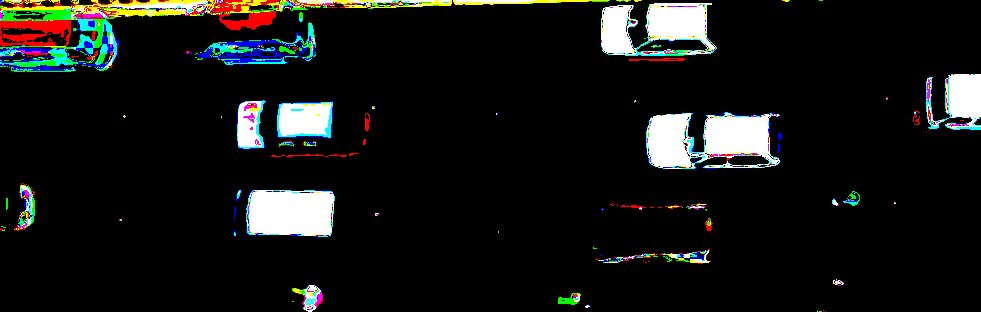
#> input picture ERODE4.png, 981 x 312 px
$ python objectsize.py
#> lines starting #> are read from the running program, lines starting #| are printed output that depends on the picture; after the words box and inside, x2 and y2 are one past the last pixel; in counts of white or black regions, pixels touching at a corner belong together
import numpy as np
import cv2
#import imutils

def midpoint(ptA, ptB):
	return ((ptA[0] + ptB[0]) * 0.5, (ptA[1] + ptB[1]) * 0.5)
image = cv2.imread('ERODE4.png',0)
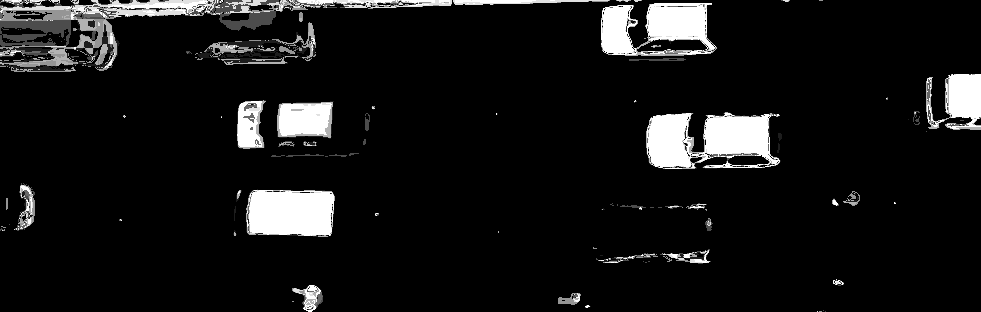
#> image: shape (312, 981); min 0, max 255, mean 21.6
#---- removing the noise
#Gimg  = cv2.GaussianBlur(image,(7,7),0)
#image = cv2.erode(image,None,iterations=1)
image = cv2.dilate(image,None,iterations=1)
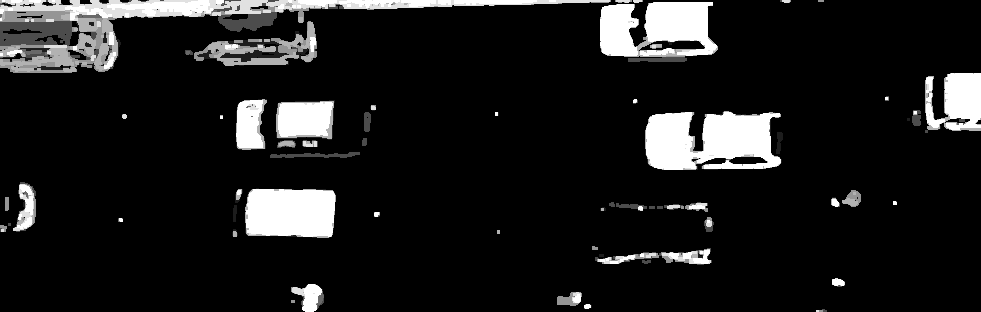
#> image: shape (312, 981); min 0, max 255, mean 28.7

#cv2.imshow("erode",image)
#cv2.waitKey(0)
image = image[30:,:]
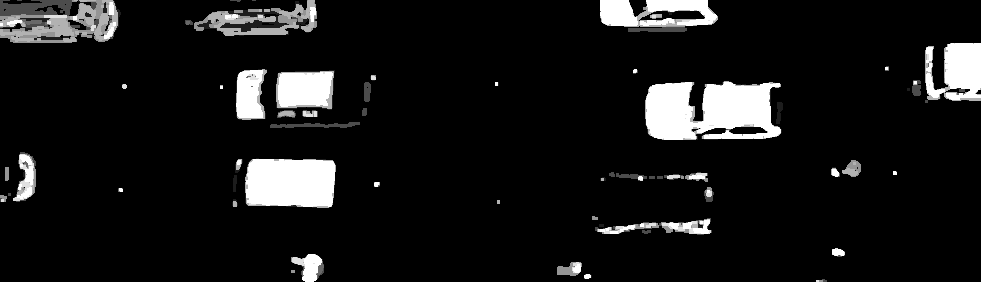
#> image: shape (282, 981); min 0, max 255, mean 23.2
vehicle_count=0

image = cv2.dilate(image,None,iterations=5)
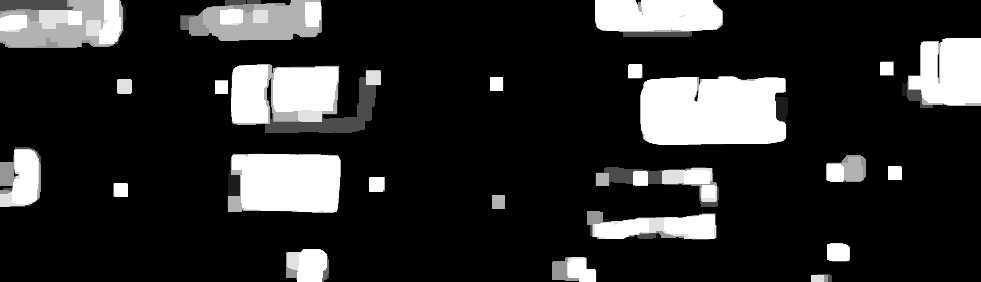
#> image: shape (282, 981); min 0, max 255, mean 44
cv2.imwrite("dilated.png",image)
cv2.waitKey(0)

cnts, hierarchy = cv2.findContours(image, cv2.RNG_UNIFORM, cv2.CHAIN_APPROX_NONE)
#> cnts = 24 contours; largest, box (x1, y1, x2, y2) and area: (640, 76, 788, 145) 9392, (231, 64, 381, 133) 7856, (227, 153, 341, 213) 6284, (0, 0, 126, 48) 5615, (180, 0, 322, 41) 4613
multiple_contours = []
for c in cnts:
    orig = image.copy()
    area = cv2.contourArea(c)
    if area <1000:
        pass
    vehicle_count+=1
    print(area)
    box = cv2.minAreaRect(c)
    # [6 lines of commented-out code are left out]
    multiple_contours.append(c)
    cv2.waitKey(0)
#> this loop made 24 passes
#> (area, box) on passes 1 to 12: (133, ((821, 277.5), (7, 20), -90)), (844, ((574, 269), (24, 44), -90)), (1223, ((307, 265), (32, 42), -90)), (374.5, ((838, 252), (18, 22), -90)), (2645.5, ((651.5, 225.1), (27.02, 129.3), -89.4)), (156, ((498, 201.5), (13, 12), -90)), (182, ((120, 189.5), (13, 14), -90)), (210, ((376.5, 184), (14, 15), -90)), (2149, ((656.5, 186.5), (39, 123), -90)), (169, ((894.5, 172.5), (13, 13), -90)), (865, ((845.5, 168), (26, 39), -90)), (6283.5, ((283.6, 182.5), (58.44, 112.7), -89.27))
#| 133.0
#| 844.0
#| 1223.0
#| 374.5
#| 2645.5
#| 156.0
#| 182.0
#| 210.0
#> (further printed lines are left out)
#> after the loop, multiple_contours has the same summary as cnts; vehicle_count = 24
#ximg = cv2.dilate(orig,None,iterations=2)
#cv2.imshow("DILATION",ximg)
cv2.waitKey(0)
cv2.drawContours(orig,multiple_contours,-1,(139,131,255),2)
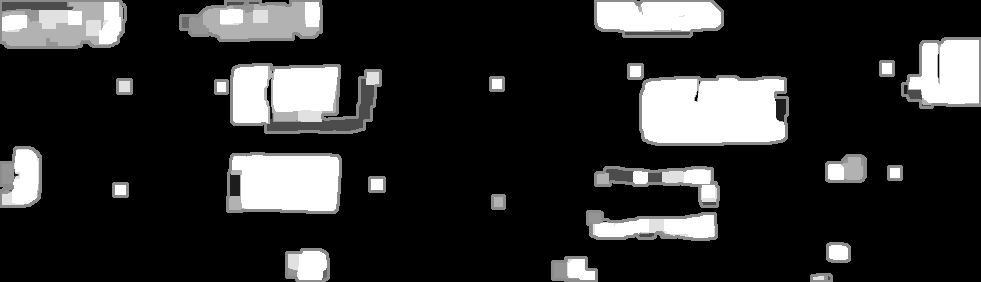
#> orig: shape (282, 981); min 0, max 255, mean 45.2
#cv2.putText(orig,str(vehicle_count),(10,90),cv2.FONT_HERSHEY_COMPLEX,1,(139,131,255),2)
cv2.imshow("IMAGE",orig)
cv2.waitKey(0)
#cv2.imwrite("ERODE_dilated3.png",orig)
#print(image)
cv2.destroyAllWindows()

$ run again, with ERODE5.png copied over ERODE4.png
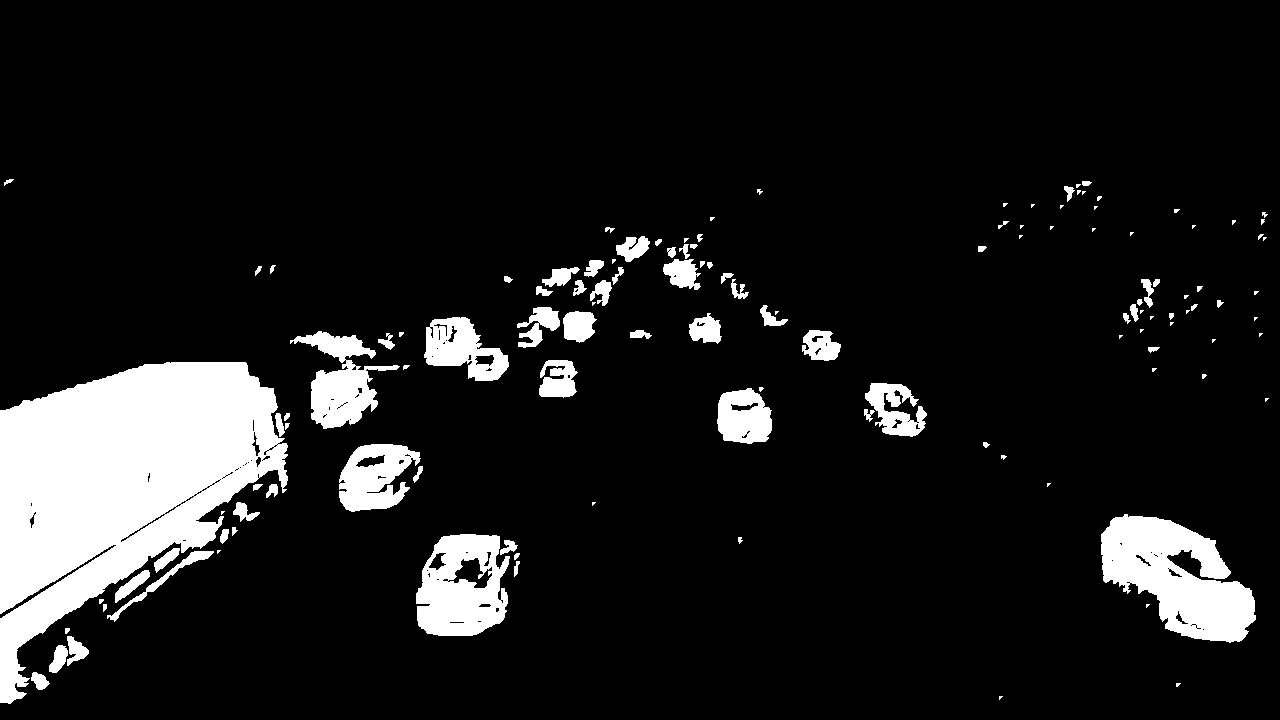
#> input picture ERODE5.png, 1280 x 720 px
#> `image = cv2.dilate(image,None,iterations=5)`:
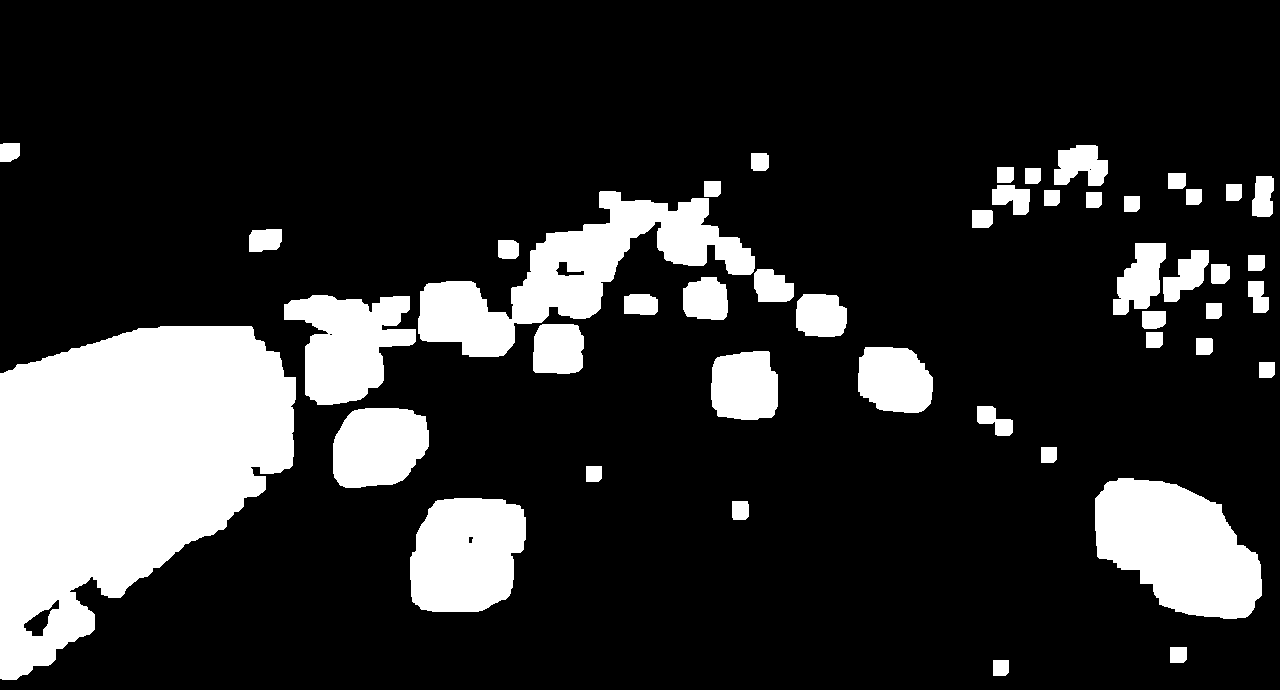
#> image: shape (690, 1280); 18.3% white; 46 white regions
#> cnts = 46 contours; largest, box (x1, y1, x2, y2) and area: (0, 326, 296, 680) 68358, (418, 191, 755, 357) 18708, (1095, 478, 1262, 619) 15990, (410, 498, 526, 612) 10882, (284, 295, 416, 405) 8890
#> the loop `for c in cnts:` made 46 passes
#> (area, box) on passes 1 to 8: (220.5, ((1000.5, 667.5), (15, 15), -90)), (235.5, ((1178, 654.5), (15, 16), -90)), (279.5, ((740, 510), (18, 16), -90)), (10882, ((467.5, 554.5), (113, 115), -90)), (15990, ((1177.2, 548.3), (116.6, 191.1), -66.04)), (220.5, ((593.5, 473.5), (15, 15), -90)), (220.5, ((1048.5, 454.5), (15, 15), -90)), (6210.5, ((380.5, 447.5), (79, 95), -90))
#> (printed output is left out)
#> after the loop `for c in cnts:`: multiple_contours has the same summary as cnts; vehicle_count = 46
#> `cv2.drawContours(orig,multiple_contours,-1,(139,131,255),2)`:
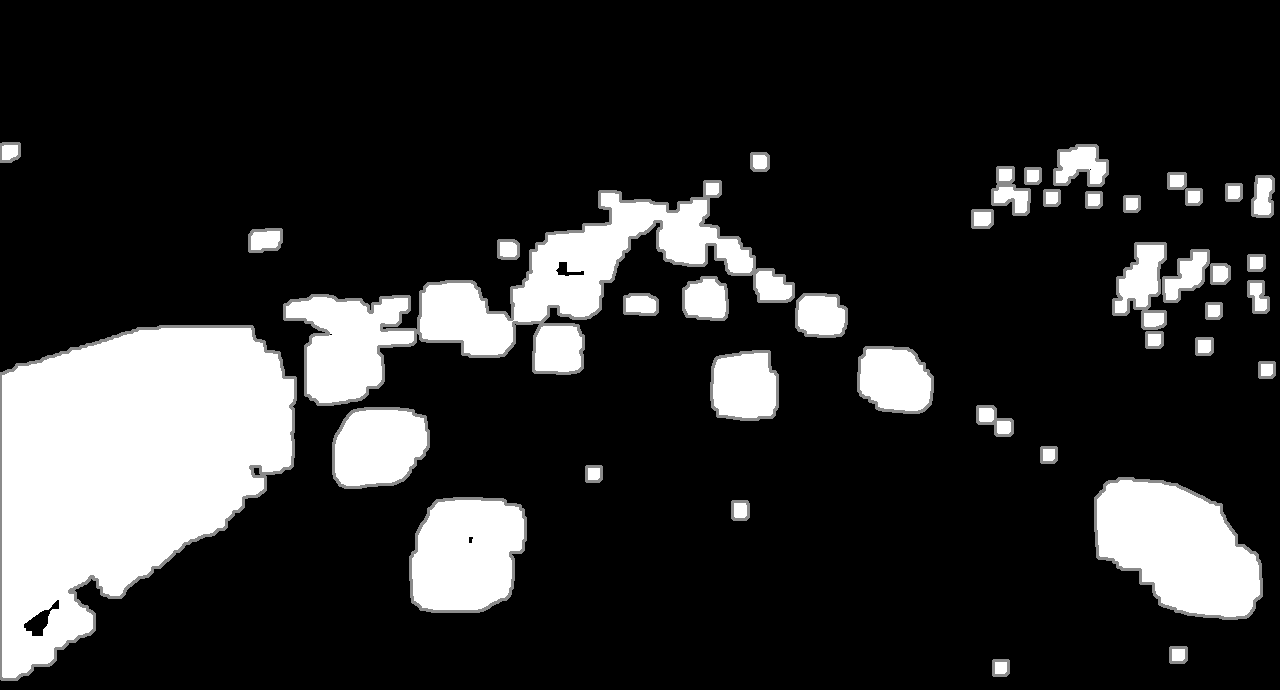
#> orig: shape (690, 1280); min 0, max 255, mean 46
